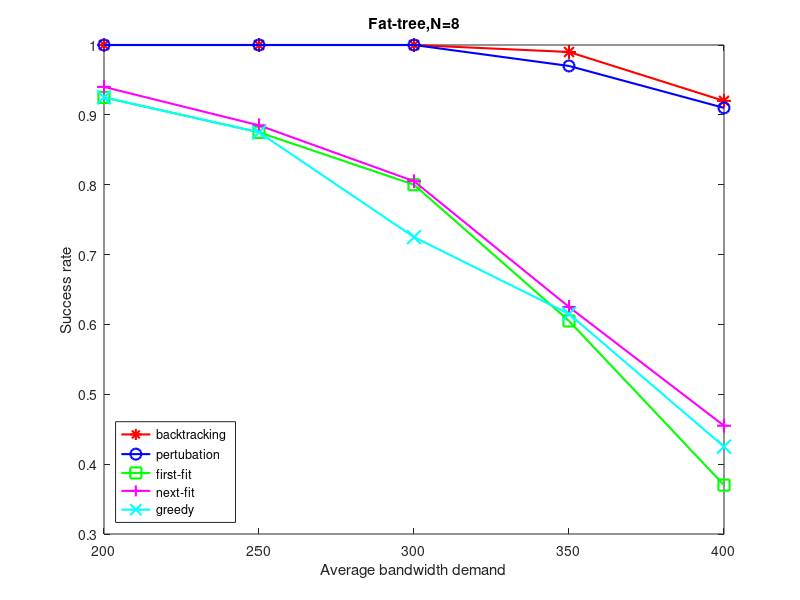
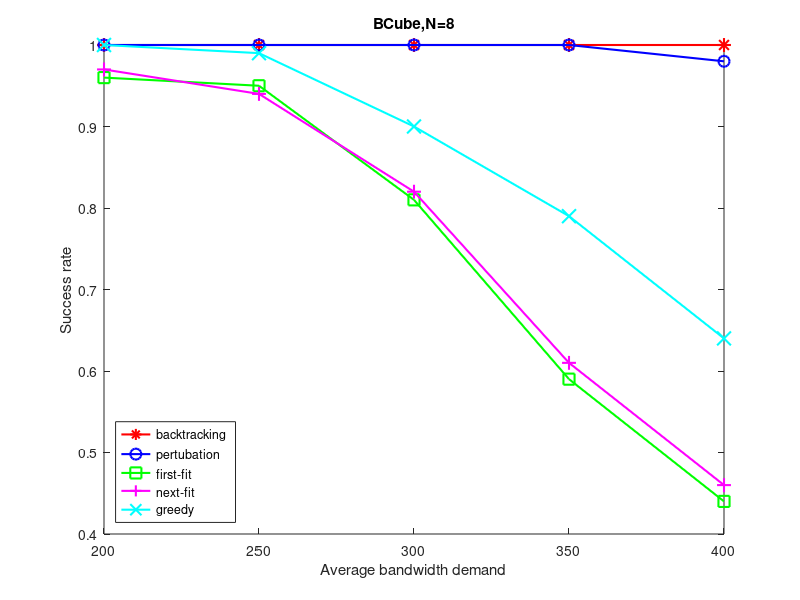
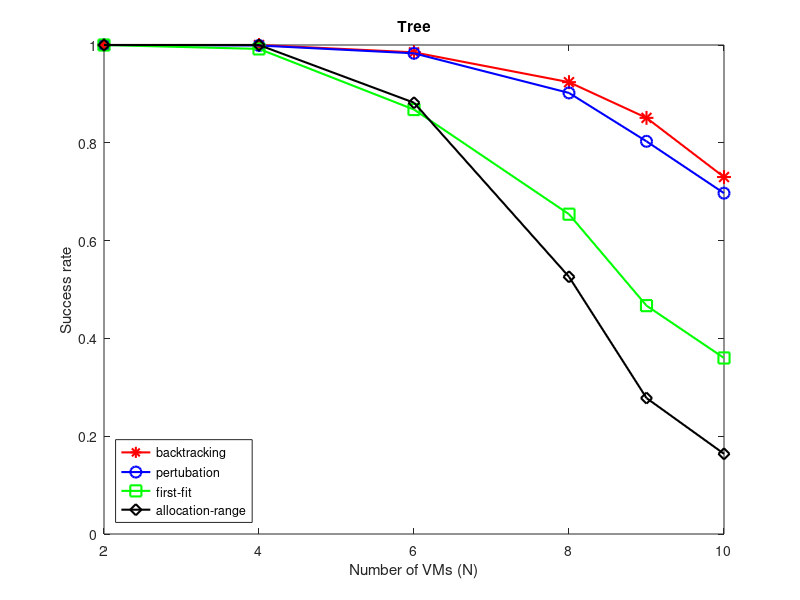

The MATLAB script that drew these images, in order:
clear all;
close all;

%Fat-tree
N=8;
B=[200 250 300 350 400] ;
suc_bktrack=[ 1 1 1 0.99 0.92  ];   %success_rate backtracking
suc_pert=[ 1 1 1 0.97 0.91 ];   %success_rate pertuabtion
suc_first=[  0.925 0.875 0.8 0.605 0.37 ];   %success_rate fisrt fit
suc_next=[0.94 0.885 0.805 0.625 0.455  ];   %success_rate fisrt fit
suc_best=[  0.925 0.875 0.725 0.615 0.425  ];   %success_rate fisrt fit 
figure;
h1=plot(B,suc_bktrack,B,suc_pert,B,suc_first,B,suc_next,B,suc_best);
title('Fat-tree,N=8');

xlabel('Average bandwidth demand');
ylabel('Success rate');
legend(h1,'backtracking','pertubation','first-fit','next-fit','greedy','Location','SouthWest');
set(gca,'XLim',[200,400]);
set(h1,{'Color'},{'r';'b';'g';'m';'c'});
set(h1,{'Marker'},{'*';'O';'s';'+';'x'},{'MarkerSize'},{10;8;8;10;10});
set(h1,'LineWidth',1.5);
%set(h1,'LineWidth',1.5,{'LineStyle'},{'-';'-';'-';}) 


%Bcube
N=8;
B=[200 250 300 350 400] ;
suc_bktrack=[  1 1 1 1 1 ];   %success_rate backtracking
suc_pert=[ 1 1 1 1 0.98  ];   %success_rate pertuabtion
suc_first=[ 0.96 0.95 0.81 0.59 0.44 ];   %success_rate fisrt fit
suc_next=[0.97 0.94 0.82 0.61 0.46 ];   %success_rate fisrt fit
suc_best=[ 1 0.99 0.9 0.79 0.64 ];   %success_rate fisrt fit 
figure;
h1=plot(B,suc_bktrack,B,suc_pert,B,suc_first,B,suc_next,B,suc_best);
title('BCube,N=8');

xlabel('Average bandwidth demand');
ylabel('Success rate');
legend(h1,'backtracking','pertubation','first-fit','next-fit','greedy','Location','SouthWest');
set(gca,'XLim',[200,400]);
set(h1,{'Color'},{'r';'b';'g';'m';'c'});
set(h1,{'Marker'},{'*';'O';'s';'+';'x'},{'MarkerSize'},{10;8;8;10;10});
set(h1,'LineWidth',1.5);
%set(h1,'LineWidth',1.5,{'LineStyle'},{'-';'-';'-';}) 

%Tree
N=[2,4,6,8,9,10];
suc_bktrack=[  1 1 0.985 0.924 0.851 0.73 ];   %success_rate backtracking
suc_pert=[ 1 0.999 0.983 0.902 0.803 0.697  ];   %success_rate pertuabtion
suc_first=[  1 0.992 0.868 0.654 0.467 0.36 ];   %success_rate fisrt fit
suc_ar=[  1 1 0.882 0.526 0.278 0.164 ];   %success_rate allocation range
%20servers and 1Gbps
figure;
h1=plot(N,suc_bktrack,N,suc_pert,N,suc_first,N,suc_ar);
title('Tree');

xlabel('Number of VMs (N)');
ylabel('Success rate');
legend(h1,'backtracking','pertubation','first-fit','allocation-range','Location','SouthWest');
set(gca,'XLim',[2,10]);
set(h1,{'Color'},{'r';'b';'g';'k'});
set(h1,{'Marker'},{'*';'O';'s';'d'},{'MarkerSize'},{10;8;8;8});
set(h1,'LineWidth',1.5);



